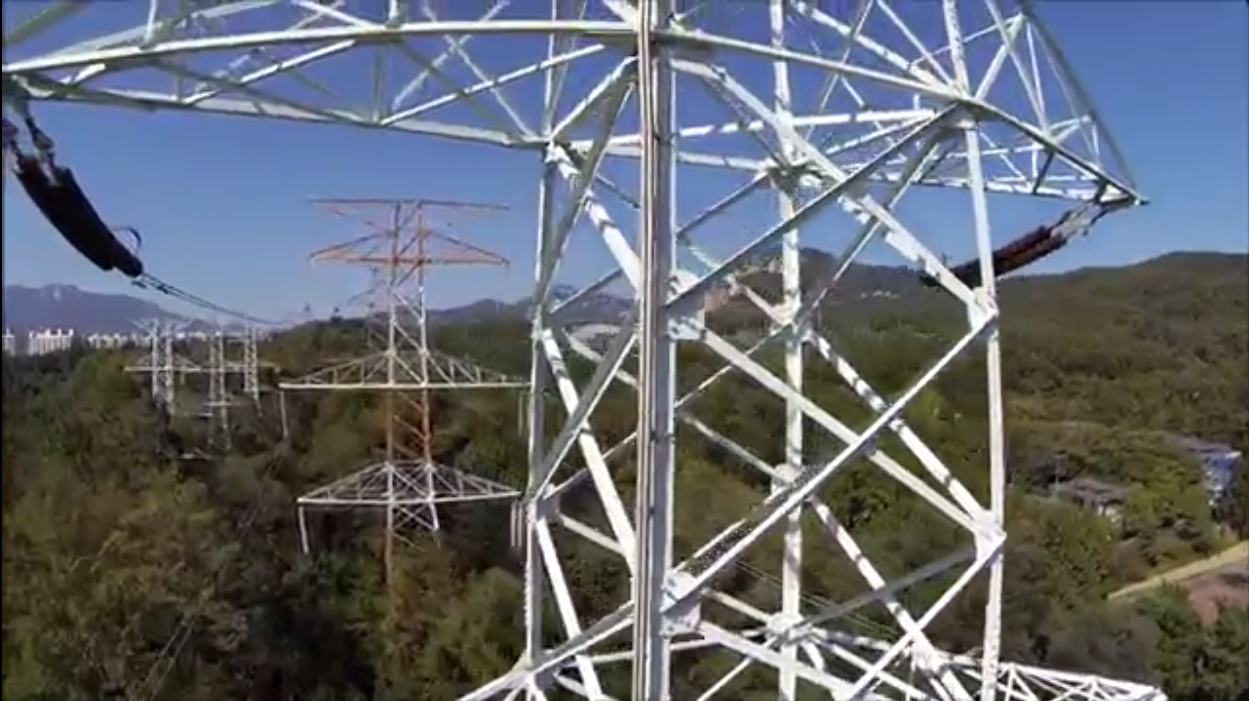
#> input picture a. Submission/ii.Input/input1.png, 1249 x 701 px, given in place of video.mp4, which was not available
$ python Video_Processor.py
#> lines starting #> are read from the running program, lines starting #| are printed output that depends on the picture; pictures that were not available may be replaced by others from this repository, and a replacement may not be noted
#Video Segmentation using Canny Edge Detector
'''
Created on Wed Dec  4 11:16:03 2019
@author: IRTIQA MALIK

How to use:
    set path variable
    set prameters from trackbars
    press any key to start video edge detection
    ouput is generated in  a folder

please use q key to exit
'''

import numpy as np
import cv2
import os

low_threshold=0
high_threshold=0
max_threshold=1000
counter=0

#Canny edge Function
def cannyedge(img_grey):
    low_threshold=cv2.getTrackbarPos("Min Threshold","Edge_View")
    high_threshold=cv2.getTrackbarPos("Maximum Threshold","Edge_View")
    detected_edges=cv2.blur(img_grey,(3,3))
    cv2.Canny(img_grey,low_threshold,high_threshold,detected_edges,3,True)
    return detected_edges

#Named window and trackbars created

cv2.namedWindow("Edge_View",cv2.WINDOW_AUTOSIZE)
cv2.createTrackbar("Min Threshold","Edge_View",0,max_threshold,cannyedge)
cv2.createTrackbar("Maximum Threshold","Edge_View",0,max_threshold,cannyedge)

#Specifying the path of input video

path='video.mp4'

#Specifying the path of output video frame folder

out_folder=path.split(".")
out_folder=str(out_folder[0])
os.system("mkdir "+out_folder)
cap = cv2.VideoCapture(path)

#Opening Video frame by frame and calling canny edge function on it

while(cap.isOpened()):
    ret, frame = cap.read()
#> frame is the input picture: shape (701, 1249, 3); mean B, G, R 112.2, 104.8, 100
    if ret==True:

        img_grey = cv2.cvtColor(frame, cv2.COLOR_BGR2GRAY)
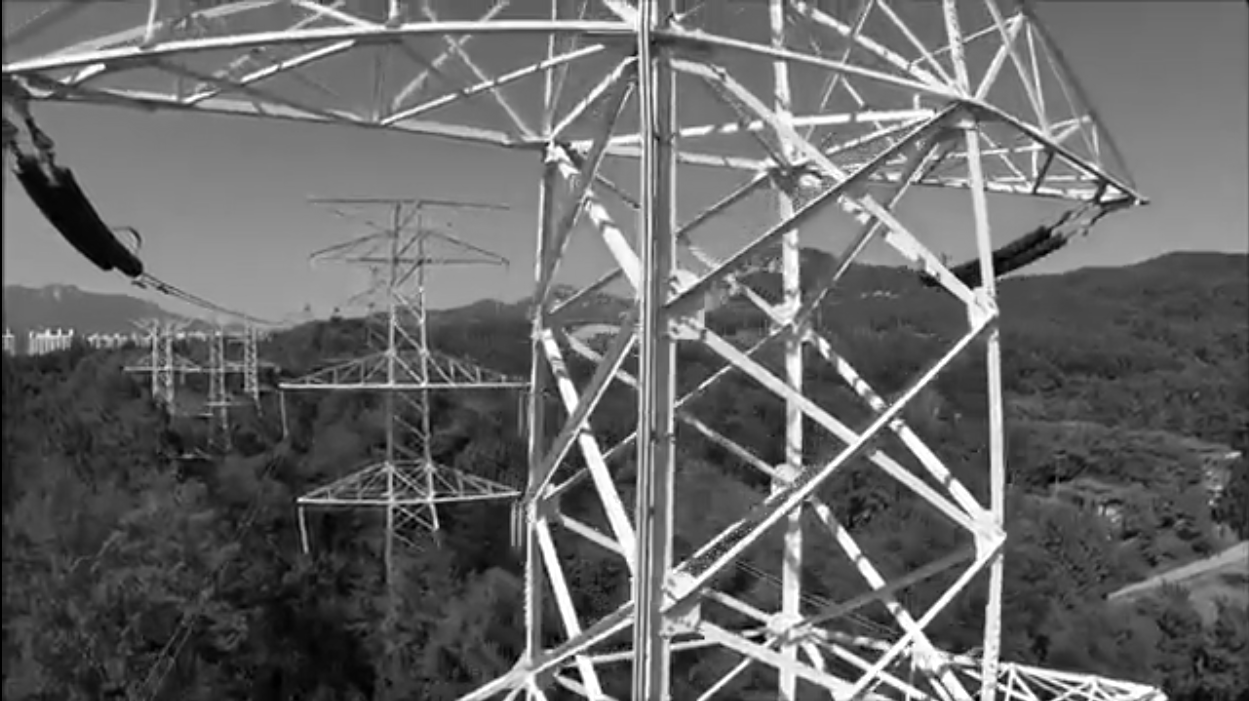
#> img_grey: shape (701, 1249); min 0, max 255, mean 104.2

        frame = cannyedge(img_grey)
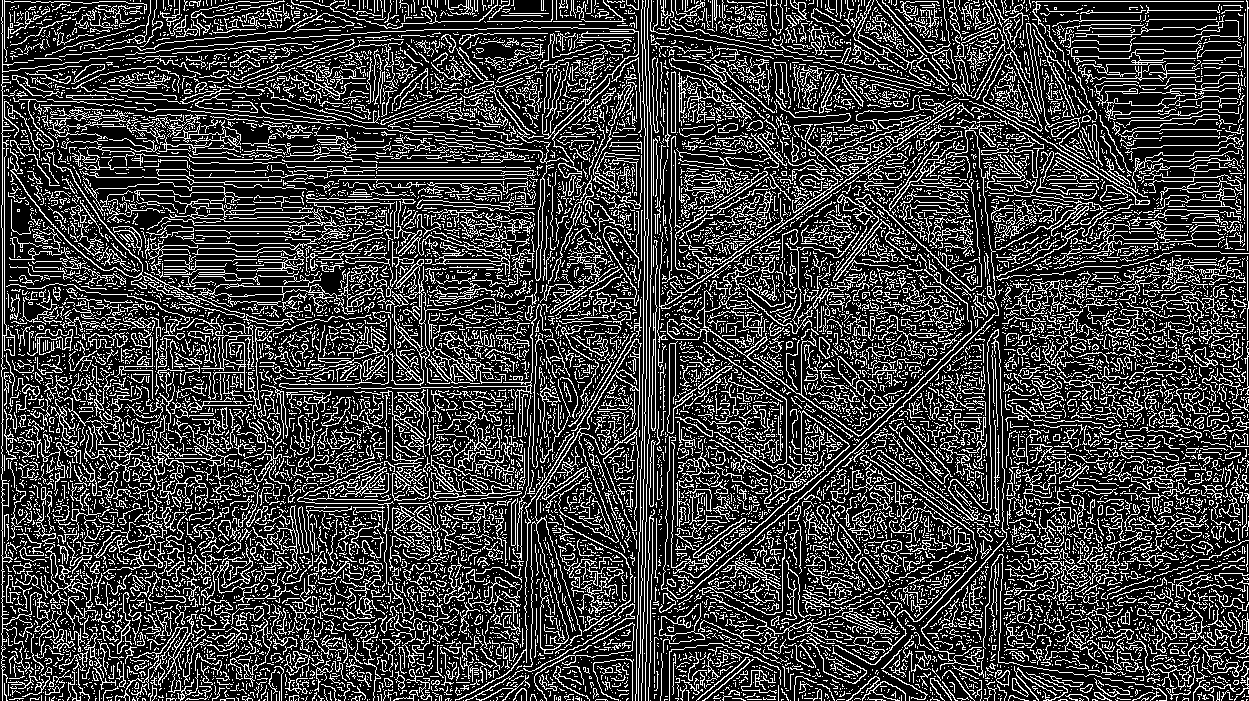
#> frame: shape (701, 1249); 24.7% white in thin lines or dots

        frame = cv2.cvtColor(frame,cv2.COLOR_GRAY2BGR)
#> frame: shape (701, 1249, 3); 24.7% white in thin lines or dots

        cv2.imshow('Edge_View',frame)
        if(counter==0):
            cv2.waitKey(0)
        out_path_is = out_folder+"/"+str(counter)+".jpg"
        counter+=1
        cv2.imwrite(out_path_is,frame)
        if cv2.waitKey(1) & 0xFF == ord('q'):
#> (key q is pressed here)
            break
    else:
         break

#releasing video capture object

cap.release()

#destroy all frames

cv2.destroyAllWindows()

$ run again, on a. Submission/ii.Input/input2.png
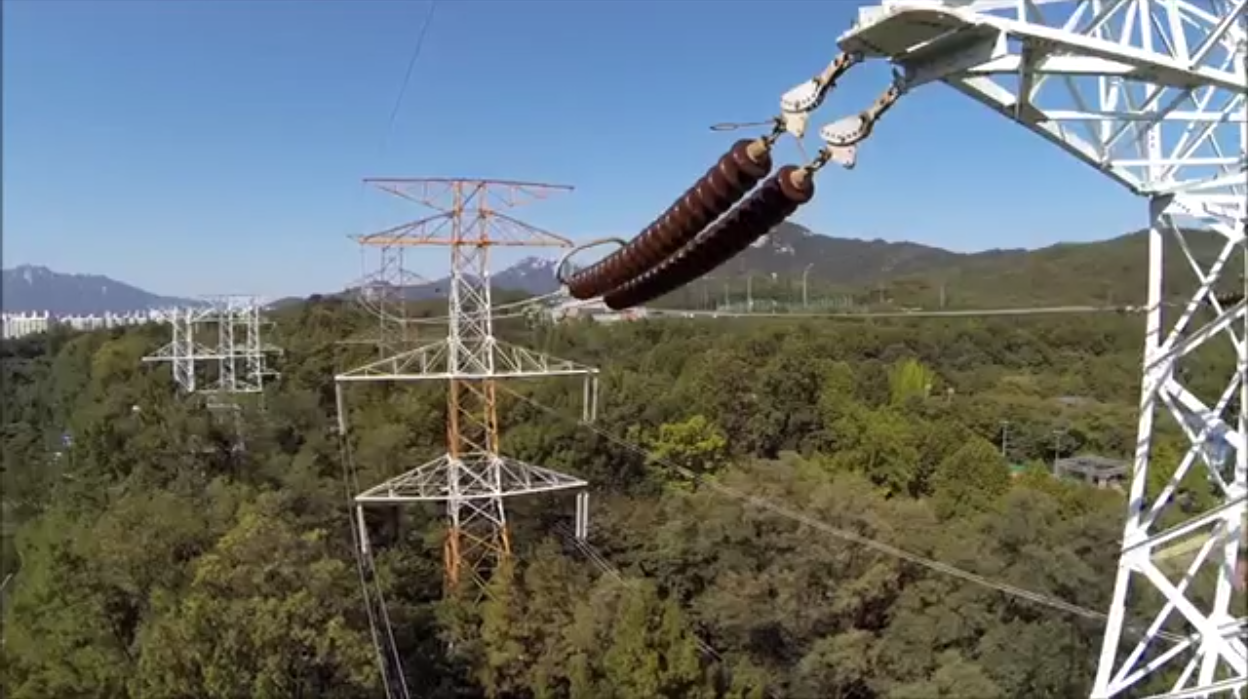
#> input picture a. Submission/ii.Input/input2.png, 1248 x 699 px, given in place of video.mp4, which was not available
#> frame is the input picture: shape (699, 1248, 3); mean B, G, R 114.6, 115.4, 107.9
#> `img_grey = cv2.cvtColor(frame, cv2.COLOR_BGR2GRAY)`:
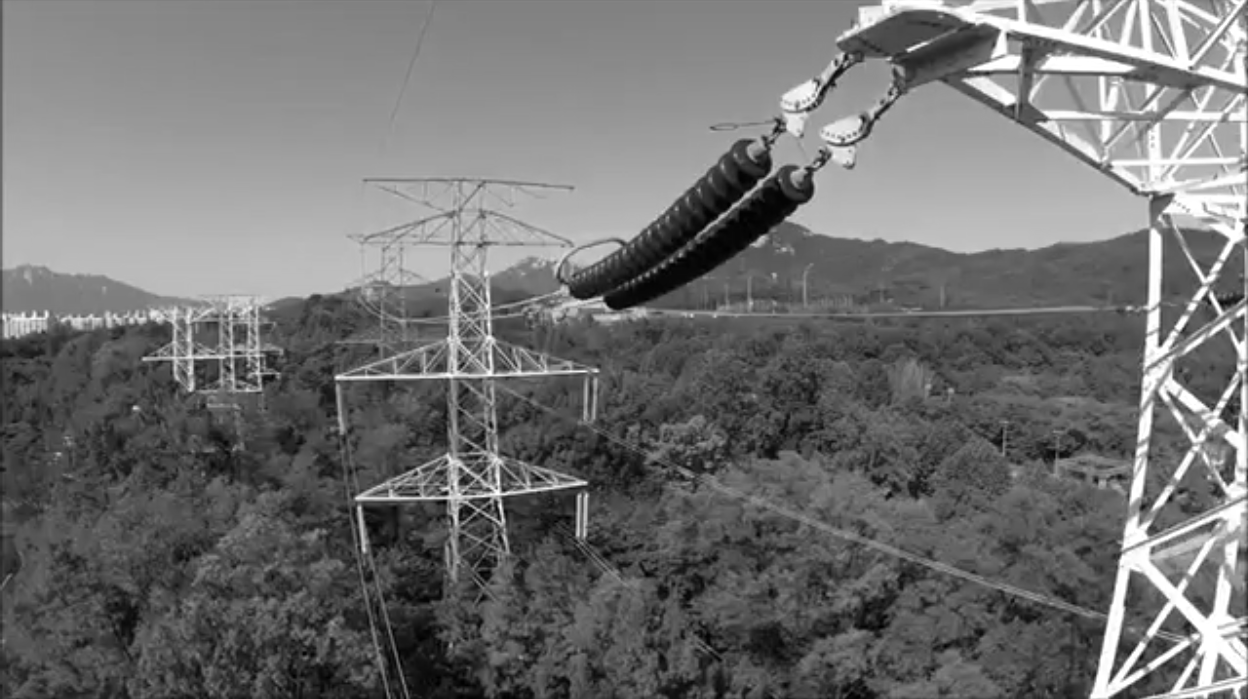
#> img_grey: shape (699, 1248); min 0, max 255, mean 113.1
#> `frame = cannyedge(img_grey)`:
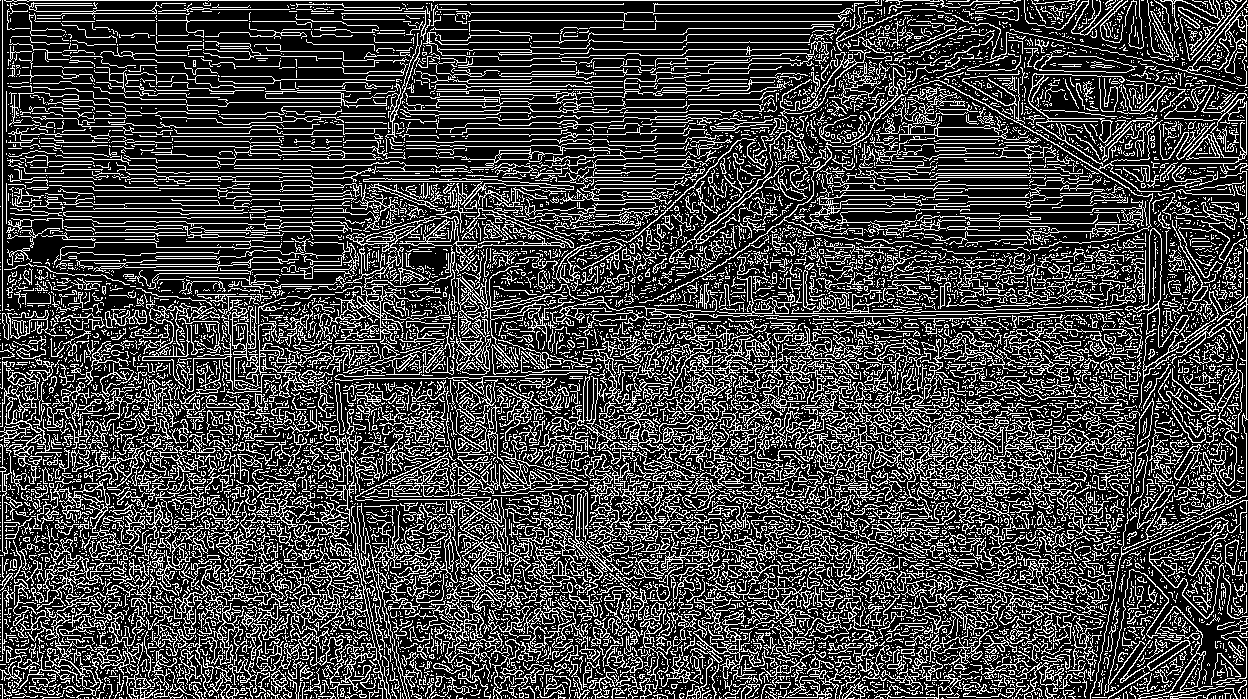
#> frame: shape (699, 1248); 26.4% white in thin lines or dots

$ run again, on a. Submission/ii.Input/input3.png
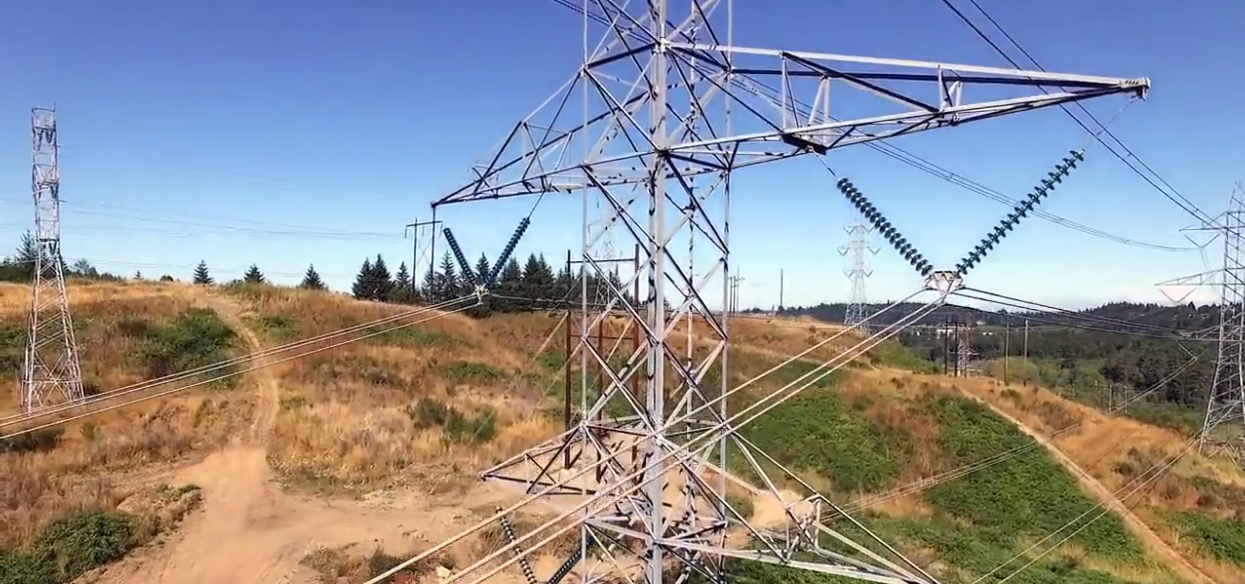
#> input picture a. Submission/ii.Input/input3.png, 1245 x 584 px, given in place of video.mp4, which was not available
#> frame is the input picture: shape (584, 1245, 3); mean B, G, R 148.9, 143.5, 142
#> `img_grey = cv2.cvtColor(frame, cv2.COLOR_BGR2GRAY)`:
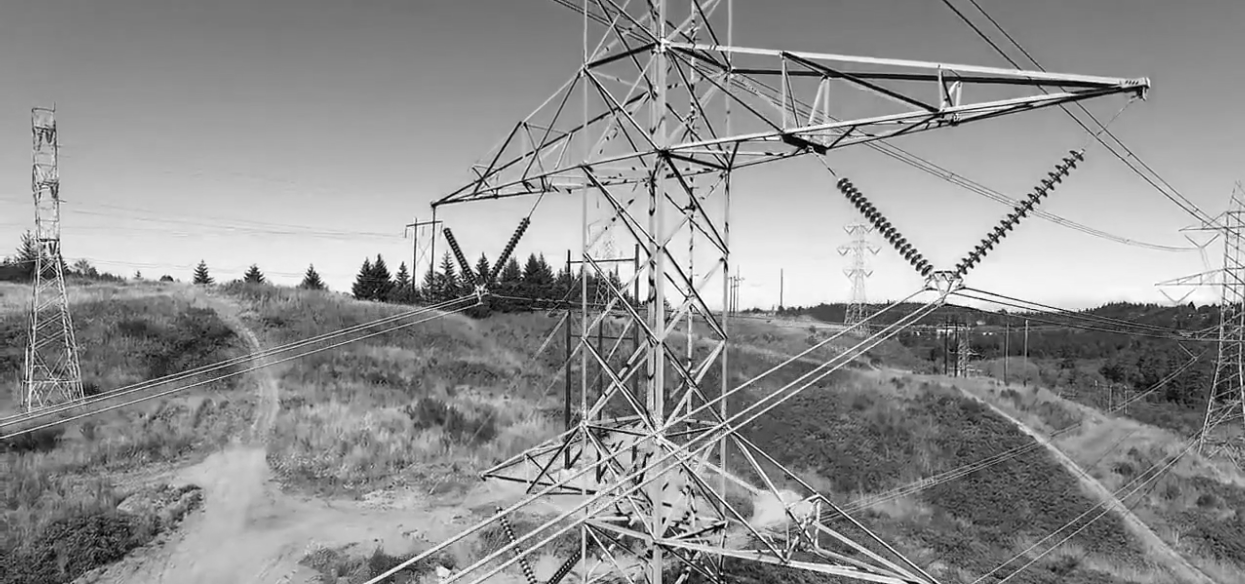
#> img_grey: shape (584, 1245); min 0, max 255, mean 143.6
#> `frame = cannyedge(img_grey)`:
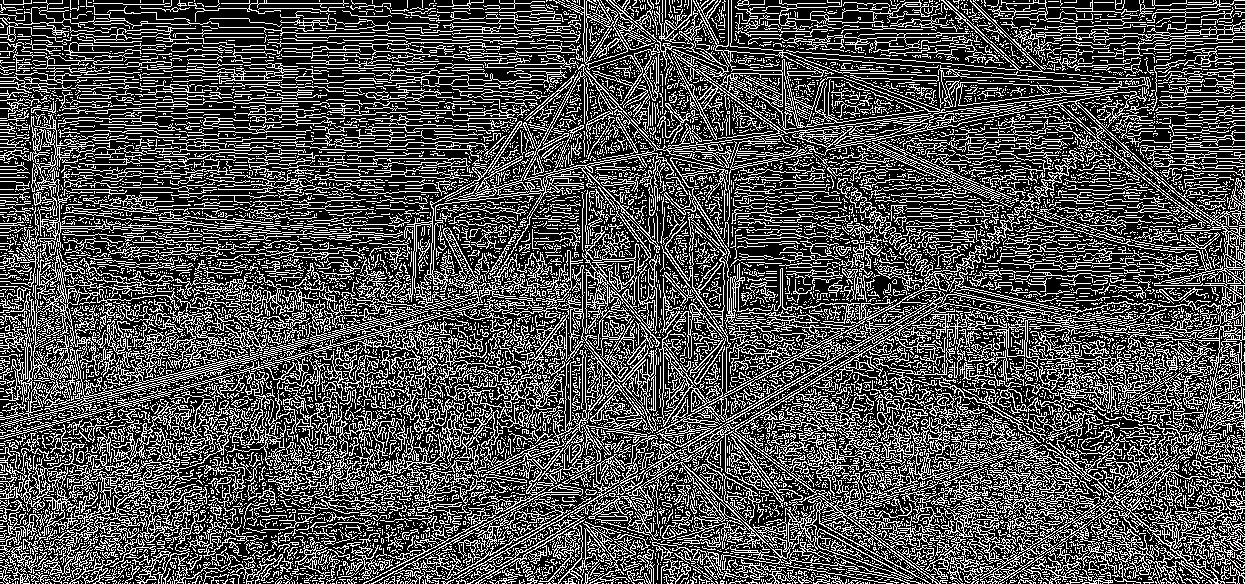
#> frame: shape (584, 1245); 31.3% white in thin lines or dots

$ run again, on a. Submission/ii.Input/input4.png
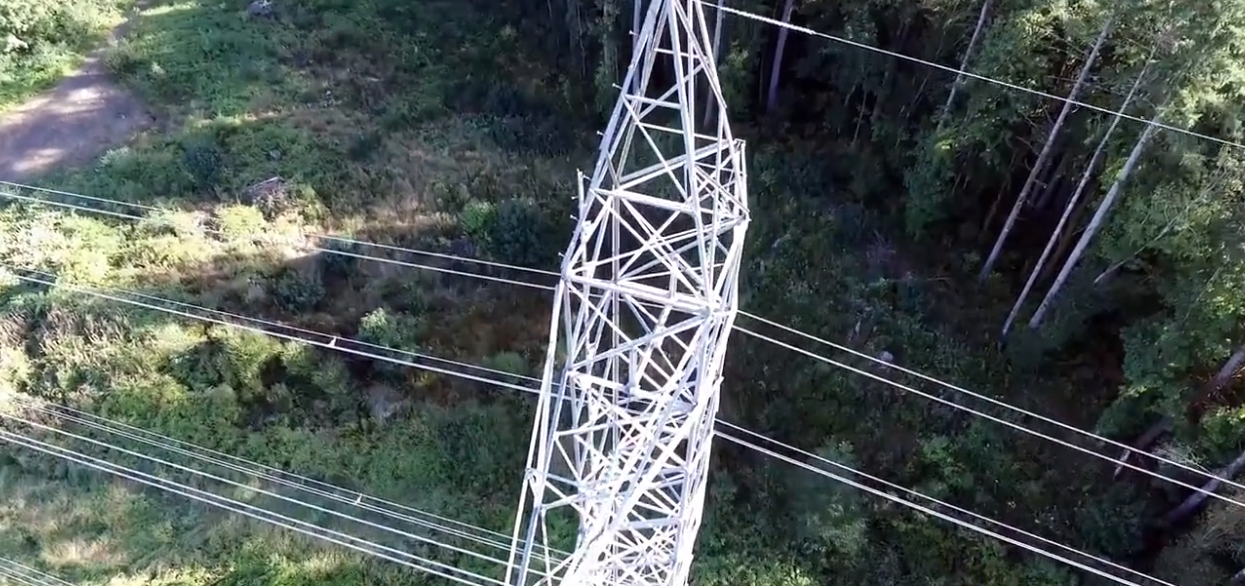
#> input picture a. Submission/ii.Input/input4.png, 1245 x 586 px, given in place of video.mp4, which was not available
#> frame is the input picture: shape (586, 1245, 3); mean B, G, R 86.7, 88.3, 80.2
#> `img_grey = cv2.cvtColor(frame, cv2.COLOR_BGR2GRAY)`:
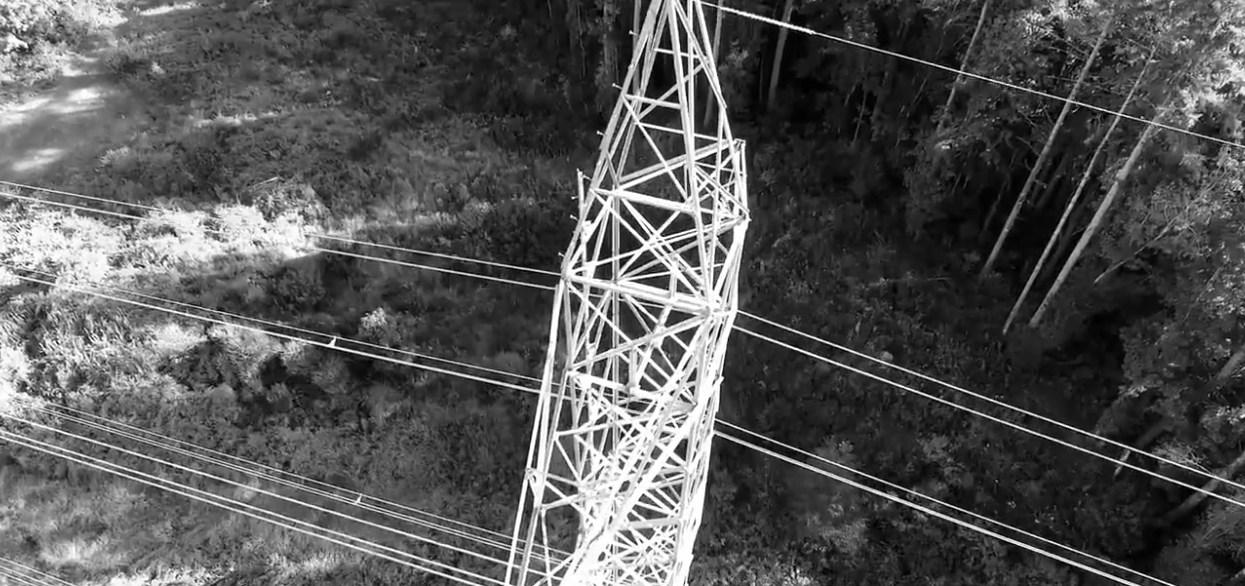
#> img_grey: shape (586, 1245); min 0, max 255, mean 85.7
#> `frame = cannyedge(img_grey)`:
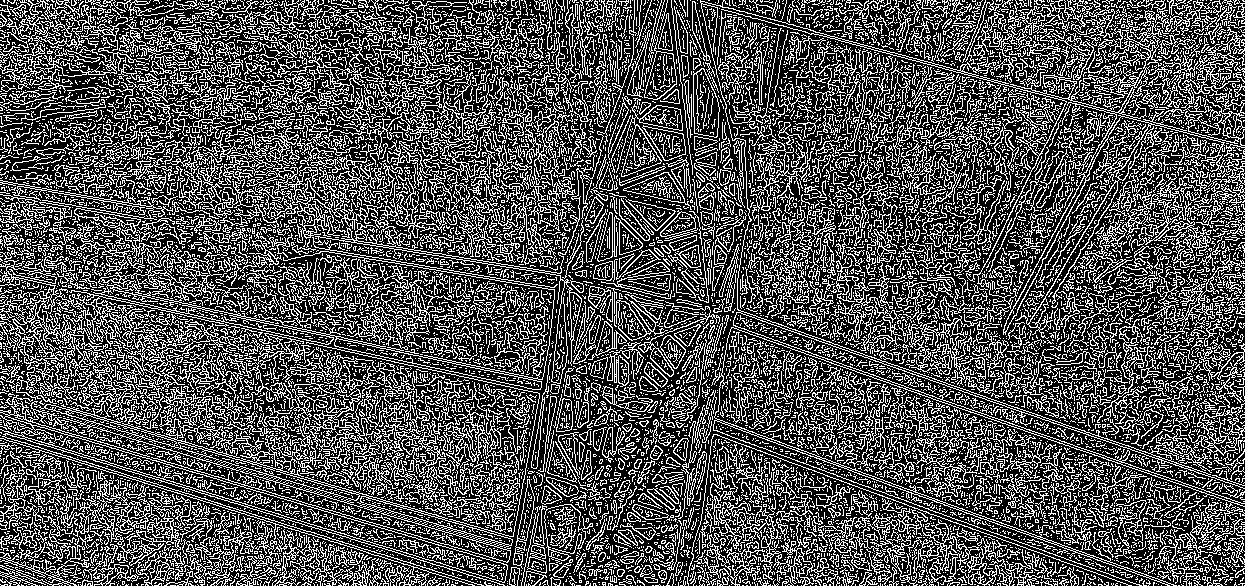
#> frame: shape (586, 1245); 32.2% white in thin lines or dots
